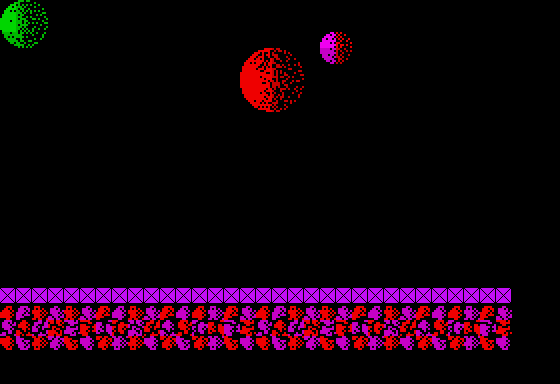

A 2D game scene composited from a Tiled map and its tileset images. What follows is a short description and the map's XML, with each tile layer's data collapsed to a summary:
An orthogonal 35x24 tile map with 16x16 px tiles, 4 tile layers (Stars, Tile Layer 1, Tile Layer 2, Collision), 13 tilesets and 6 objects (3x rocket, vitorc, radar, grenade_pack).

<map version="1.0" orientation="orthogonal" width="35" height="24" tilewidth="16" tileheight="16">
 <properties>
  <property name="background_color" value="#000000" />
  <property name="nextLevel" value="L01S03" />
 </properties>
 <tileset firstgid="1" name="tiles" tilewidth="16" tileheight="16">
  <image source="../images/tiles.gif" width="240" height="512" />
 </tileset>
 <tileset firstgid="481" name="metatiles" tilewidth="16" tileheight="16">
  <image source="../images/metatiles.gif" width="128" height="16" />
  <tile id="0">
   <properties>
    <property name="type" value="solid" />
   </properties>
  </tile>
 </tileset>
 <tileset firstgid="489" name="ship" tilewidth="176" tileheight="128">
  <image source="../images/ship.gif" width="176" height="128" />
 </tileset>
 <tileset firstgid="490" name="gate" tilewidth="176" tileheight="144">
  <image source="../images/gate.gif" width="176" height="144" />
 </tileset>
 <tileset firstgid="491" name="rocks" tilewidth="512" tileheight="48">
  <image source="../images/rocks.gif" width="512" height="48" />
 </tileset>
 <tileset firstgid="492" name="ship_fire" tilewidth="16" tileheight="32">
  <image source="../images/ship_fire.gif" width="48" height="128" />
 </tileset>
 <tileset firstgid="504" name="light" tilewidth="16" tileheight="16">
  <image source="../images/light.gif" width="128" height="32" />
 </tileset>
 <tileset firstgid="520" name="vitorc" tilewidth="48" tileheight="64">
  <image source="../images/vitorc.gif" width="528" height="64" />
 </tileset>
 <tileset firstgid="531" name="turret" tilewidth="96" tileheight="80">
  <image source="../images/turret.gif" width="96" height="80" />
 </tileset>
 <tileset firstgid="532" name="cocoon" tilewidth="80" tileheight="128">
  <image source="../images/cocoon.gif" width="80" height="128" />
 </tileset>
 <tileset firstgid="533" name="radar" tilewidth="80" tileheight="128">
  <image source="../images/radar.gif" width="80" height="128" />
 </tileset>
 <tileset firstgid="534" name="rocket" tilewidth="64" tileheight="96">
  <image source="../images/rocket.gif" width="64" height="96" />
 </tileset>
 <tileset firstgid="535" name="grenade_pack" tilewidth="32" tileheight="32">
  <image source="../images/grenade_pack.gif" width="32" height="32" />
 </tileset>
 <layer name="Stars" width="35" height="24">
  <data>[840 cells, 0 non-empty, 0 distinct tile ids]</data>
 </layer>
 <layer name="Tile Layer 1" width="35" height="24">
  <data>[840 cells, 62 non-empty, 32 distinct tile ids]</data>
 </layer>
 <objectgroup color="#a41e0c" name="Object Layer 1" width="35" height="24">
  <object name="vitorc" gid="520" x="0" y="288" />
  <object name="radar" gid="533" x="112" y="288" />
  <object name="rocket" gid="534" x="208" y="288" />
  <object name="rocket" gid="534" x="272" y="288" />
  <object name="rocket" gid="534" x="336" y="288" />
  <object name="grenade_pack" gid="535" x="448" y="288" />
 </objectgroup>
 <layer name="Tile Layer 2" width="35" height="24">
  <data>[840 cells, 0 non-empty, 0 distinct tile ids]</data>
 </layer>
 <layer name="Collision" width="35" height="24">
  <data>[840 cells, 32 non-empty, 1 distinct tile ids]</data>
 </layer>
</map>
